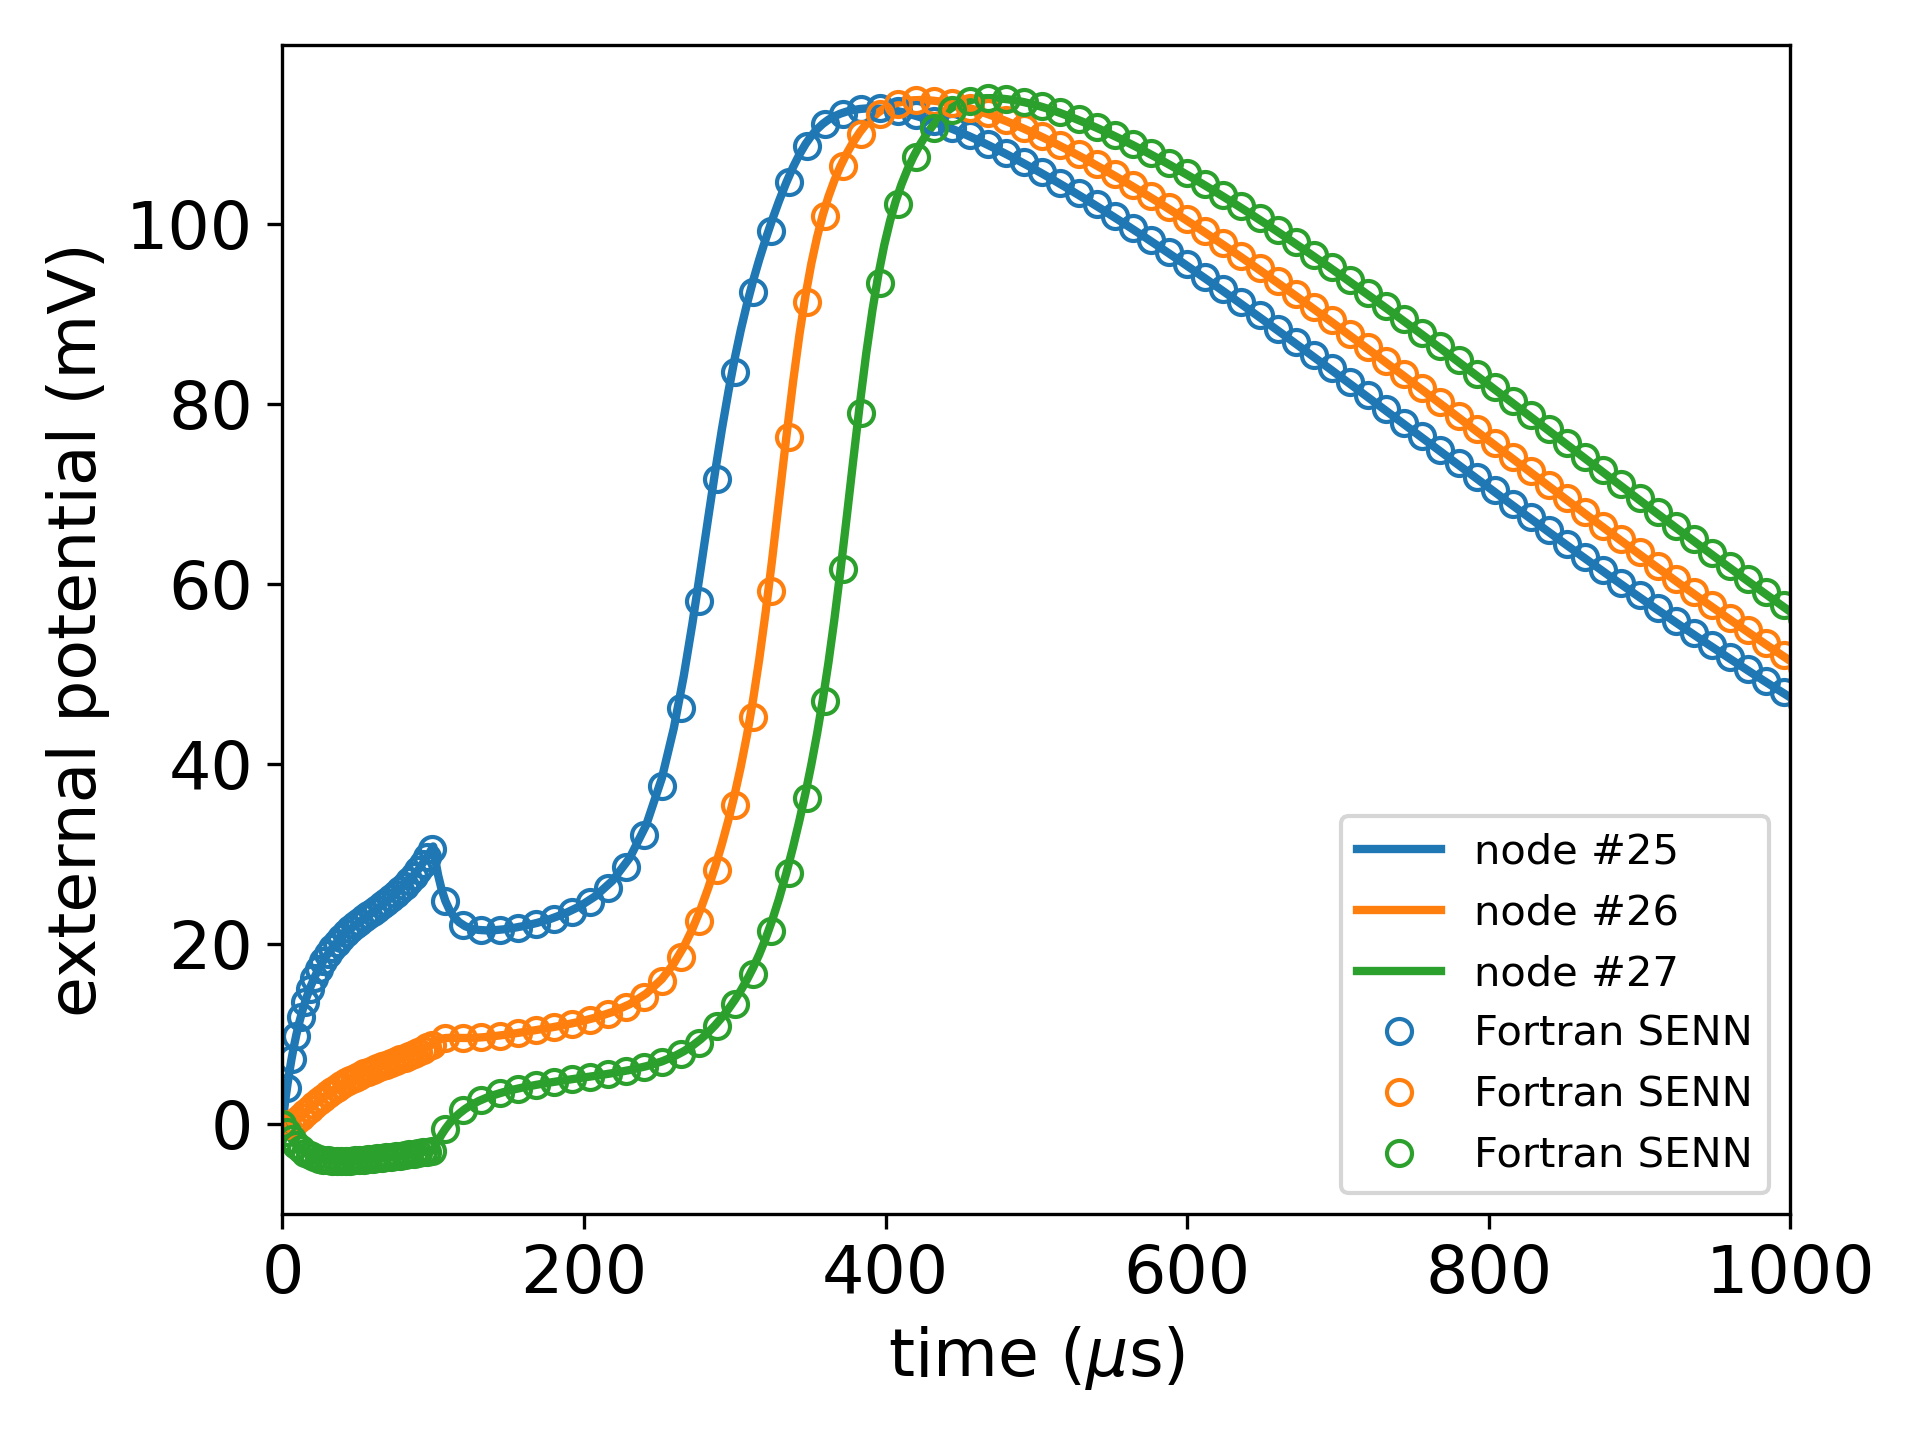

The Python source for this figure:
# load modules
from senn import AxonModel, StimulusModel
from senn import write_ode, evaluate_senn, analyze_solution
import numpy as np
import matplotlib.pylab as plt

# Define axon model
D = 20e-6           # fiber diamater
d = 0.7*D           # axon diamater
L = 100 * D         # internodal length
rhoi = 110*1e-2     # axoplasm resistivity
rhoe = 300 * 1e-2   # external medium resistivity
gm = 30.365*10        # membrane conductance per unit length
l = 2.5e-6          # nodal gap width
cm = 2e-2           # membrane conductance per unit area
Vr = -70e-3         # rest potential
node_num = 51       # total number of node
inl1 = 0       # first non-linear node
inl2 = 50       # last non-linear node

axon = AxonModel(D=D, rhoi=rhoi, rhoe=rhoe, gm=gm, l=l, cm=cm, Vr=Vr, node_num=node_num, inl1=inl1, inl2=inl2)

# write & import equation
T_senn = 295.16            # value used in Fortran SENN
F_senn = 96487             # value used in Fortran SENN
Nai_senn = 13.74           # value used in Fortran SENN
Vl_senn = 0.0260430075e-3  # value used in Fortran SENN

write_ode(axon.node_num, axon.inl1, axon.inl2, T=T_senn, F=F_senn, Nai=Nai_senn, Vl=Vl_senn)
from eqdiff import eqdiff

# define stimulus
tp = 100e-6
tend = 20 * tp
magnitude = -0.68e-3
stimulus = StimulusModel(axon, 'monoph', magnitude, tp, tend)
ktime = 1e6
umes_time = "($\mu$s)"

# one shot simulation
t, sol = evaluate_senn(axon, stimulus, eqdiff)

# analyze output
analyze_solution(t, sol, axon, stimulus)

# plot stimulus
plt.figure()
plt.plot(t * ktime, -stimulus.waveform(t) * 1e3, linewidth=2)
plt.xlabel('time ' + umes_time, fontsize=16)
plt.ylabel('stimulus (mA)', fontsize=16)
plt.xticks(fontsize=16)
plt.yticks(fontsize=16)
plt.tight_layout()

# plot stimulus
plt.figure()
plt.plot(t * ktime, -stimulus.voltage_ext(t, stimulus.inod[0]) * 1e3, linewidth=2)
plt.xlabel('time ' + umes_time,fontsize=16)
plt.ylabel('external potential (mV)', fontsize=16)
plt.xticks(fontsize=16)
plt.yticks(fontsize=16)
plt.tight_layout()

# plot nodes
plt.figure()
plt.plot(t * ktime, sol[:, stimulus.inod[:3]] * 1e3, linewidth=2)
plt.xlabel('time ' + umes_time, fontsize=16)
plt.ylabel('external potential (mV)', fontsize=16)
plt.xticks(fontsize=16)
plt.yticks(fontsize=16)
plt.tight_layout()


# load reference data
node0 = np.loadtxt('./reference_data/monoph_fortranSENN_node0.txt')
node1 = np.loadtxt('./reference_data/monoph_fortranSENN_node1.txt')
node2 = np.loadtxt('./reference_data/monoph_fortranSENN_node2.txt')
plt.plot(node0[::15,0]*1e3, node0[::15,1], 'C0o', mfc='None')
plt.plot(node1[::15,0]*1e3, node1[::15,1], 'C1o', mfc='None')
plt.plot(node2[::15,0]*1e3, node2[::15,1], 'C2o', mfc='None')
plt.legend(stimulus.leg[:3] + ['Fortran SENN']*3,loc='best')
plt.xlim(0, 1000)
plt.tight_layout()
plt.show()
